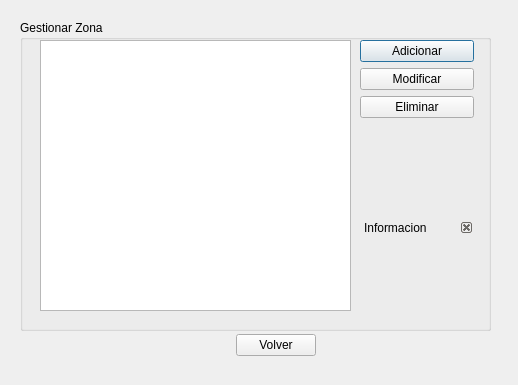
<?xml version="1.0" encoding="UTF-8"?>
<ui version="4.0">
 <class>Gzonas</class>
 <widget class="QDialog" name="Gzonas">
  <property name="geometry">
   <rect>
    <x>0</x>
    <y>0</y>
    <width>518</width>
    <height>385</height>
   </rect>
  </property>
  <property name="windowTitle">
   <string>Gestionar Zona</string>
  </property>
  <widget class="QGroupBox" name="groupBox10">
   <property name="geometry">
    <rect>
     <x>20</x>
     <y>20</y>
     <width>471</width>
     <height>311</height>
    </rect>
   </property>
   <property name="title">
    <string>Gestionar Zona</string>
   </property>
   <widget class="QTableView" name="lista10">
    <property name="geometry">
     <rect>
      <x>20</x>
      <y>20</y>
      <width>311</width>
      <height>271</height>
     </rect>
    </property>
   </widget>
   <widget class="QWidget" name="verticalLayoutWidget_10">
    <property name="geometry">
     <rect>
      <x>340</x>
      <y>20</y>
      <width>114</width>
      <height>271</height>
     </rect>
    </property>
    <layout class="QVBoxLayout" name="verticalLayout_10">
     <item>
      <widget class="QPushButton" name="addbutton10">
       <property name="text">
        <string>Adicionar</string>
       </property>
       <property name="icon">
        <iconset resource="pandasoft.qrc">
         <normaloff>:/images/list-add.png</normaloff>:/images/list-add.png</iconset>
       </property>
      </widget>
     </item>
     <item>
      <widget class="QPushButton" name="modbutton10">
       <property name="text">
        <string>Modificar</string>
       </property>
       <property name="icon">
        <iconset resource="pandasoft.qrc">
         <normaloff>:/images/document-edit.png</normaloff>:/images/document-edit.png</iconset>
       </property>
      </widget>
     </item>
     <item>
      <widget class="QPushButton" name="delbutton10">
       <property name="enabled">
        <bool>true</bool>
       </property>
       <property name="text">
        <string>Eliminar</string>
       </property>
       <property name="icon">
        <iconset resource="pandasoft.qrc">
         <normaloff>:/images/edit-delete.png</normaloff>:/images/edit-delete.png</iconset>
       </property>
      </widget>
     </item>
     <item>
      <spacer name="verticalSpacer10">
       <property name="orientation">
        <enum>Qt::Vertical</enum>
       </property>
       <property name="sizeHint" stdset="0">
        <size>
         <width>20</width>
         <height>40</height>
        </size>
       </property>
      </spacer>
     </item>
     <item>
      <widget class="QDockWidget" name="informacion10">
       <property name="minimumSize">
        <size>
         <width>80</width>
         <height>44</height>
        </size>
       </property>
       <property name="font">
        <font>
         <weight>50</weight>
         <bold>false</bold>
        </font>
       </property>
       <property name="features">
        <set>QDockWidget::DockWidgetClosable</set>
       </property>
       <property name="windowTitle">
        <string>Informacion</string>
       </property>
       <widget class="QWidget" name="informacion10_2">
        <widget class="QLabel" name="informacionlabel10">
         <property name="geometry">
          <rect>
           <x>0</x>
           <y>0</y>
           <width>111</width>
           <height>41</height>
          </rect>
         </property>
         <property name="font">
          <font>
           <weight>50</weight>
           <bold>false</bold>
          </font>
         </property>
         <property name="text">
          <string/>
         </property>
        </widget>
       </widget>
      </widget>
     </item>
    </layout>
   </widget>
  </widget>
  <widget class="QWidget" name="horizontalLayoutWidget_6">
   <property name="geometry">
    <rect>
     <x>110</x>
     <y>330</y>
     <width>331</width>
     <height>31</height>
    </rect>
   </property>
   <layout class="QHBoxLayout" name="horizontalLayout_6">
    <item>
     <spacer name="horizontalSpacer">
      <property name="orientation">
       <enum>Qt::Horizontal</enum>
      </property>
      <property name="sizeHint" stdset="0">
       <size>
        <width>40</width>
        <height>20</height>
       </size>
      </property>
     </spacer>
    </item>
    <item>
     <widget class="QPushButton" name="volverboton">
      <property name="toolTip">
       <string>Volver a la Pantalla Principal</string>
      </property>
      <property name="statusTip">
       <string>Volver a la Pantalla Principal</string>
      </property>
      <property name="text">
       <string>Volver</string>
      </property>
      <property name="icon">
       <iconset resource="pandasoft.qrc">
        <normaloff>:/images/go-previous.png</normaloff>:/images/go-previous.png</iconset>
      </property>
     </widget>
    </item>
    <item>
     <spacer name="horizontalSpacer_2">
      <property name="orientation">
       <enum>Qt::Horizontal</enum>
      </property>
      <property name="sizeHint" stdset="0">
       <size>
        <width>40</width>
        <height>20</height>
       </size>
      </property>
     </spacer>
    </item>
   </layout>
  </widget>
 </widget>
 <resources>
  <include location="pandasoft.qrc"/>
 </resources>
 <connections>
  <connection>
   <sender>volverboton</sender>
   <signal>clicked()</signal>
   <receiver>Gzonas</receiver>
   <slot>reject()</slot>
   <hints>
    <hint type="sourcelabel">
     <x>386</x>
     <y>378</y>
    </hint>
    <hint type="destinationlabel">
     <x>397</x>
     <y>390</y>
    </hint>
   </hints>
  </connection>
 </connections>
</ui>
